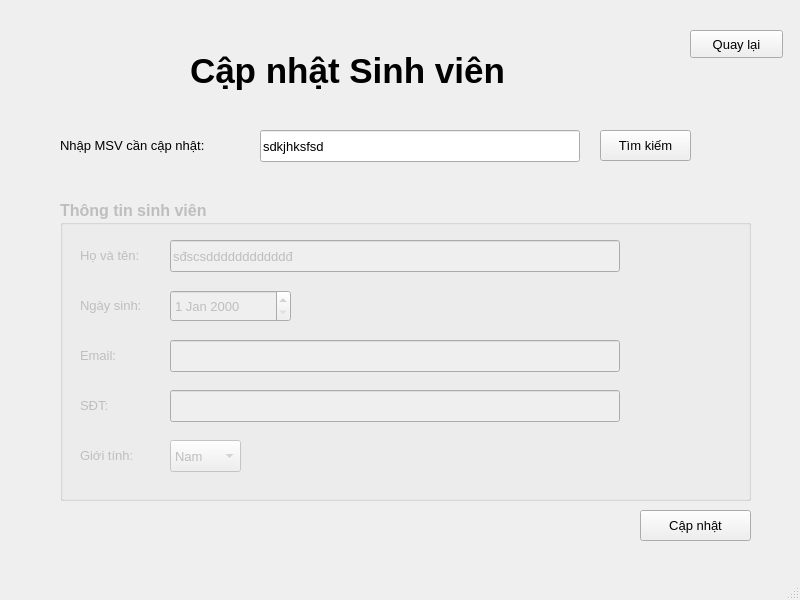
<?xml version="1.0" encoding="UTF-8"?>
<ui version="4.0">
 <class>MainWindow</class>
 <widget class="QMainWindow" name="MainWindow">
  <property name="geometry">
   <rect>
    <x>0</x>
    <y>0</y>
    <width>800</width>
    <height>600</height>
   </rect>
  </property>
  <property name="windowTitle">
   <string>MainWindow</string>
  </property>
  <widget class="QWidget" name="centralwidget">
   <widget class="QLabel" name="label_3">
    <property name="geometry">
     <rect>
      <x>60</x>
      <y>130</y>
      <width>191</width>
      <height>31</height>
     </rect>
    </property>
    <property name="font">
     <font>
      <pointsize>10</pointsize>
     </font>
    </property>
    <property name="text">
     <string>Nhập MSV cần cập nhật:</string>
    </property>
   </widget>
   <widget class="QPushButton" name="btnUpdate">
    <property name="geometry">
     <rect>
      <x>640</x>
      <y>510</y>
      <width>111</width>
      <height>31</height>
     </rect>
    </property>
    <property name="font">
     <font>
      <pointsize>10</pointsize>
      <weight>50</weight>
      <bold>false</bold>
     </font>
    </property>
    <property name="text">
     <string>Cập nhật</string>
    </property>
   </widget>
   <widget class="QLabel" name="label">
    <property name="geometry">
     <rect>
      <x>190</x>
      <y>40</y>
      <width>421</width>
      <height>61</height>
     </rect>
    </property>
    <property name="font">
     <font>
      <pointsize>26</pointsize>
      <weight>75</weight>
      <bold>true</bold>
     </font>
    </property>
    <property name="text">
     <string>Cập nhật Sinh viên </string>
    </property>
   </widget>
   <widget class="QLineEdit" name="Masv">
    <property name="geometry">
     <rect>
      <x>260</x>
      <y>130</y>
      <width>320</width>
      <height>32</height>
     </rect>
    </property>
    <property name="font">
     <font>
      <pointsize>10</pointsize>
     </font>
    </property>
    <property name="text">
     <string>sdkjhksfsd</string>
    </property>
   </widget>
   <widget class="QGroupBox" name="groupBox">
    <property name="enabled">
     <bool>false</bool>
    </property>
    <property name="geometry">
     <rect>
      <x>60</x>
      <y>200</y>
      <width>691</width>
      <height>301</height>
     </rect>
    </property>
    <property name="font">
     <font>
      <pointsize>12</pointsize>
      <weight>75</weight>
      <bold>true</bold>
     </font>
    </property>
    <property name="title">
     <string>Thông tin sinh viên</string>
    </property>
    <widget class="QLabel" name="label_7">
     <property name="geometry">
      <rect>
       <x>20</x>
       <y>190</y>
       <width>81</width>
       <height>31</height>
      </rect>
     </property>
     <property name="font">
      <font>
       <pointsize>10</pointsize>
       <weight>50</weight>
       <bold>false</bold>
      </font>
     </property>
     <property name="text">
      <string>SĐT:</string>
     </property>
    </widget>
    <widget class="QLineEdit" name="SDT">
     <property name="geometry">
      <rect>
       <x>110</x>
       <y>190</y>
       <width>450</width>
       <height>32</height>
      </rect>
     </property>
     <property name="font">
      <font>
       <pointsize>10</pointsize>
       <weight>50</weight>
       <bold>false</bold>
      </font>
     </property>
     <property name="text">
      <string/>
     </property>
    </widget>
    <widget class="QLabel" name="label_4">
     <property name="geometry">
      <rect>
       <x>20</x>
       <y>240</y>
       <width>81</width>
       <height>31</height>
      </rect>
     </property>
     <property name="font">
      <font>
       <pointsize>10</pointsize>
       <weight>50</weight>
       <bold>false</bold>
      </font>
     </property>
     <property name="text">
      <string>Giới tính:</string>
     </property>
    </widget>
    <widget class="QLineEdit" name="name">
     <property name="geometry">
      <rect>
       <x>110</x>
       <y>40</y>
       <width>450</width>
       <height>32</height>
      </rect>
     </property>
     <property name="font">
      <font>
       <pointsize>10</pointsize>
       <weight>50</weight>
       <bold>false</bold>
      </font>
     </property>
     <property name="text">
      <string>sđscsdddddddddddđ</string>
     </property>
    </widget>
    <widget class="QLineEdit" name="Email">
     <property name="geometry">
      <rect>
       <x>110</x>
       <y>140</y>
       <width>450</width>
       <height>32</height>
      </rect>
     </property>
     <property name="font">
      <font>
       <pointsize>10</pointsize>
       <weight>50</weight>
       <bold>false</bold>
      </font>
     </property>
     <property name="text">
      <string/>
     </property>
    </widget>
    <widget class="QDateEdit" name="Ngay_sinh">
     <property name="geometry">
      <rect>
       <x>110</x>
       <y>90</y>
       <width>121</width>
       <height>32</height>
      </rect>
     </property>
     <property name="font">
      <font>
       <pointsize>10</pointsize>
       <weight>50</weight>
       <bold>false</bold>
      </font>
     </property>
    </widget>
    <widget class="QLabel" name="label_6">
     <property name="geometry">
      <rect>
       <x>20</x>
       <y>140</y>
       <width>81</width>
       <height>31</height>
      </rect>
     </property>
     <property name="font">
      <font>
       <pointsize>10</pointsize>
       <weight>50</weight>
       <bold>false</bold>
      </font>
     </property>
     <property name="text">
      <string>Email:</string>
     </property>
    </widget>
    <widget class="QLabel" name="label_2">
     <property name="geometry">
      <rect>
       <x>20</x>
       <y>40</y>
       <width>81</width>
       <height>31</height>
      </rect>
     </property>
     <property name="font">
      <font>
       <pointsize>10</pointsize>
       <weight>50</weight>
       <bold>false</bold>
      </font>
     </property>
     <property name="text">
      <string>Họ và tên:</string>
     </property>
    </widget>
    <widget class="QComboBox" name="Gioi_tinh">
     <property name="geometry">
      <rect>
       <x>110</x>
       <y>240</y>
       <width>71</width>
       <height>32</height>
      </rect>
     </property>
     <property name="font">
      <font>
       <pointsize>10</pointsize>
       <weight>50</weight>
       <bold>false</bold>
      </font>
     </property>
     <item>
      <property name="text">
       <string>Nam</string>
      </property>
     </item>
     <item>
      <property name="text">
       <string>Nữ</string>
      </property>
     </item>
    </widget>
    <widget class="QLabel" name="label_5">
     <property name="geometry">
      <rect>
       <x>20</x>
       <y>90</y>
       <width>81</width>
       <height>31</height>
      </rect>
     </property>
     <property name="font">
      <font>
       <pointsize>10</pointsize>
       <weight>50</weight>
       <bold>false</bold>
      </font>
     </property>
     <property name="text">
      <string>Ngày sinh:</string>
     </property>
    </widget>
   </widget>
   <widget class="QPushButton" name="btnsearch">
    <property name="geometry">
     <rect>
      <x>600</x>
      <y>130</y>
      <width>91</width>
      <height>31</height>
     </rect>
    </property>
    <property name="font">
     <font>
      <pointsize>10</pointsize>
      <weight>50</weight>
      <bold>false</bold>
     </font>
    </property>
    <property name="text">
     <string>Tìm kiếm</string>
    </property>
   </widget>
   <widget class="QPushButton" name="btn_back">
    <property name="geometry">
     <rect>
      <x>690</x>
      <y>30</y>
      <width>93</width>
      <height>28</height>
     </rect>
    </property>
    <property name="font">
     <font>
      <pointsize>10</pointsize>
     </font>
    </property>
    <property name="text">
     <string>Quay lại</string>
    </property>
   </widget>
  </widget>
  <widget class="QMenuBar" name="menubar">
   <property name="geometry">
    <rect>
     <x>0</x>
     <y>0</y>
     <width>800</width>
     <height>26</height>
    </rect>
   </property>
  </widget>
  <widget class="QStatusBar" name="statusbar"/>
 </widget>
 <resources/>
 <connections/>
</ui>
